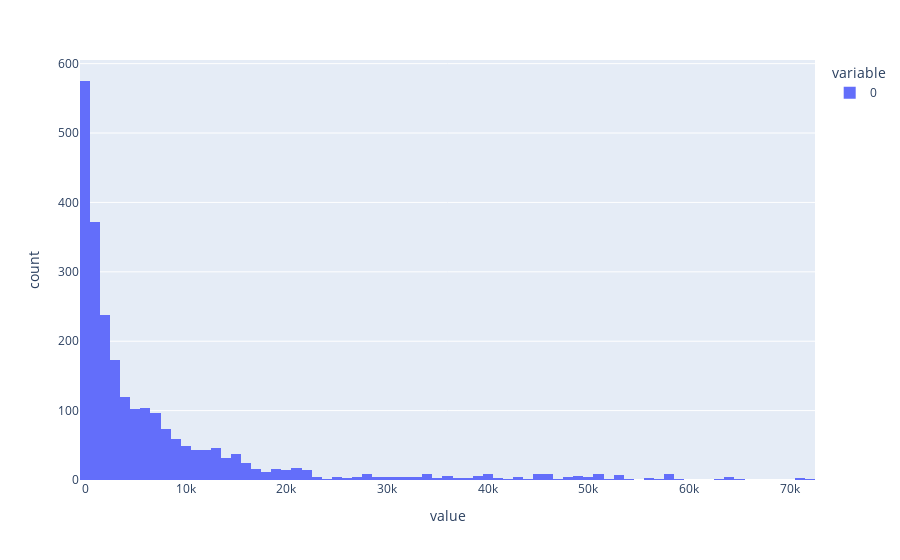

Write notebook code for a chart like this one.
### Code cell
px.histogram(df.iloc[0,:])

### Figure 1 — Plotly figure (JSON) as saved in the notebook; plotly's stock layout.template omitted (floating-point values rounded to 4 significant figures; data arrays with more than 128 entries replaced by an {"elided": "..."} marker saying what was removed)
{"data": [{"alignmentgroup": "True", "bingroup": "x", "hovertemplate": "variable=0<br>value=%{x}<br>count=%{y}<extra></extra>", "legendgroup": "0", "marker": {"color": "#636efa", "pattern": {"shape": ""}}, "name": "0", "offsetgroup": "0", "orientation": "v", "showlegend": true, "type": "histogram", "x": {"elided": "2457 float values"}, "xaxis": "x", "yaxis": "y"}], "layout": {"barmode": "relative", "legend": {"title": {"text": "variable"}, "tracegroupgap": 0}, "margin": {"t": 60}, "xaxis": {"anchor": "y", "domain": [0, 1], "title": {"text": "value"}}, "yaxis": {"anchor": "x", "domain": [0, 1], "title": {"text": "count"}}}}
